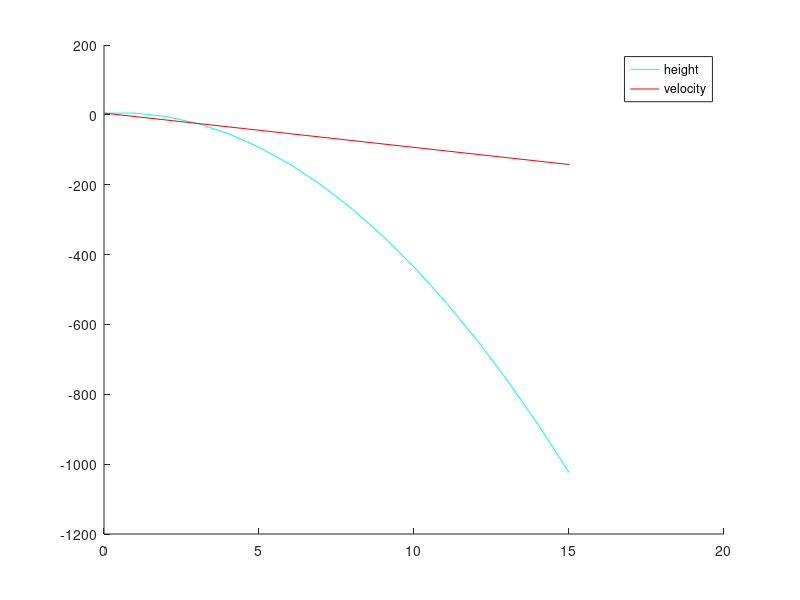

This figure's MATLAB source:
close all
h0=input('Give the initial height of the ball: ');
v0=input('Give the initial velocity of the ball: ');
t=0:15;
ht=.5.*(-9.81).*t.^2+(v0).*t+h0;
vt=(-9.81).*t+v0;
figure(1);
hold on;
plot(t,ht,'c')
plot(t,vt,'r')
legend('height','velocity')
hold off;